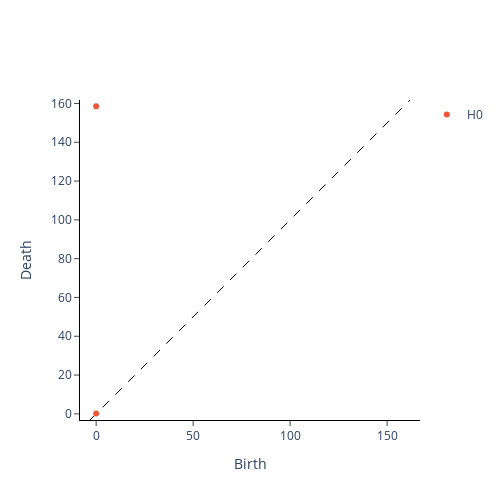

Notebook code for this chart:
### Code cell
from gtda.plotting import plot_diagram

i = 1
plot_diagram(diagrams[i])

### Figure 1 — Plotly figure (JSON) as saved in the notebook; plotly's stock layout.template omitted (floating-point values rounded to 4 significant figures)
{"data": [{"hoverinfo": "none", "line": {"color": "black", "dash": "dash", "width": 1}, "mode": "lines", "showlegend": false, "type": "scatter", "x": [-3.172, 161.8], "y": [-3.172, 161.8]}, {"hoverinfo": "text", "hovertext": ["(0.0, 0.11582999676465988)", "(0.0, 158.61399841308594)"], "mode": "markers", "name": "H0", "type": "scatter", "x": [0, 0], "y": [0.1158, 158.6]}, {"hoverinfo": "text", "hovertext": [], "mode": "markers", "name": "H1", "type": "scatter", "x": [], "y": []}, {"hoverinfo": "text", "hovertext": [], "mode": "markers", "name": "H2", "type": "scatter", "x": [], "y": []}], "layout": {"height": 500, "plot_bgcolor": "white", "width": 500, "xaxis": {"autorange": false, "exponentformat": "e", "linecolor": "black", "linewidth": 1, "mirror": false, "range": [-3.172, 161.8], "showexponent": "all", "showline": true, "side": "bottom", "ticks": "outside", "title": {"text": "Birth"}, "type": "linear", "zeroline": true}, "yaxis": {"autorange": false, "exponentformat": "e", "linecolor": "black", "linewidth": 1, "mirror": false, "range": [-3.172, 161.8], "scaleanchor": "x", "scaleratio": 1, "showexponent": "all", "showline": true, "side": "left", "ticks": "outside", "title": {"text": "Death"}, "type": "linear", "zeroline": true}}}
